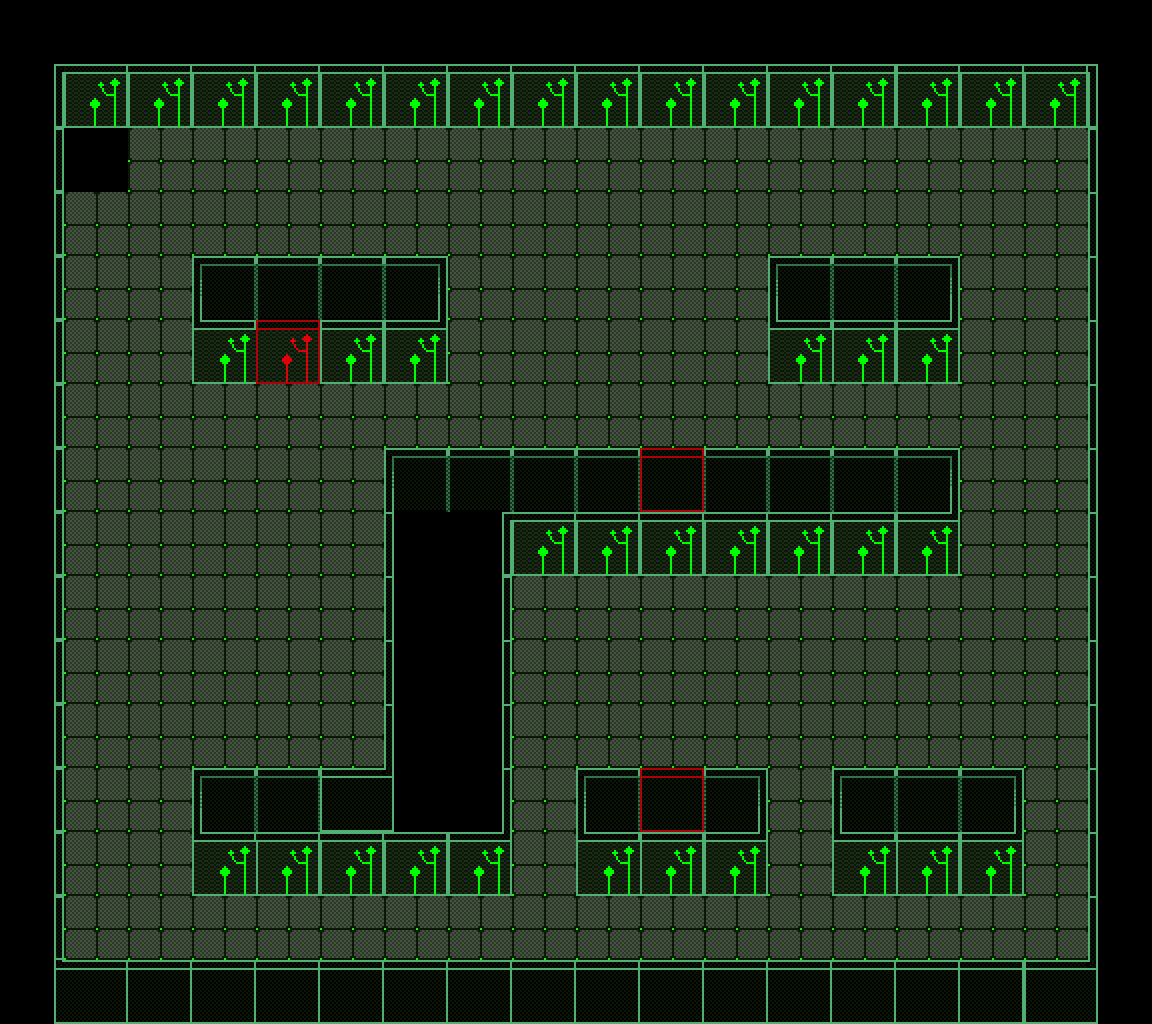

Tiled map render using the project's own tile images. Description and the map definition, with tile-layer contents summarised, below:
An orthogonal 18x16 tile map with 64x64 px tiles, 4 tile layers (Capa de Patrones 1, coll, infect, Capa de patrones 4).

<map version="1.0" orientation="orthogonal" renderorder="right-down" width="18" height="16" tilewidth="64" tileheight="64" nextobjectid="1">
 <properties>
  <property name="bugs" value="15" />
  <property name="chasing" value="10" />
  <property name="error" value="0" />
  <property name="trojan" value="0" />
  <property name="virus" value="0" />
 </properties>
 <tileset firstgid="1" name="tile-green" tilewidth="64" tileheight="64">
  <image source="../tile-green.png" width="256" height="448" />
 </tileset>
 <layer name="Capa de Patrones 1" width="18" height="16">
  <data>[288 cells, 148 non-empty, 1 distinct tile ids]</data>
 </layer>
 <layer name="coll" width="18" height="16">
  <data>[288 cells, 122 non-empty, 17 distinct tile ids]</data>
 </layer>
 <layer name="infect" width="18" height="16">
  <data>[288 cells, 3 non-empty, 2 distinct tile ids]</data>
 </layer>
 <layer name="Capa de patrones 4" width="18" height="16">
  <data>[288 cells, 1 non-empty, 1 distinct tile ids]</data>
 </layer>
</map>
